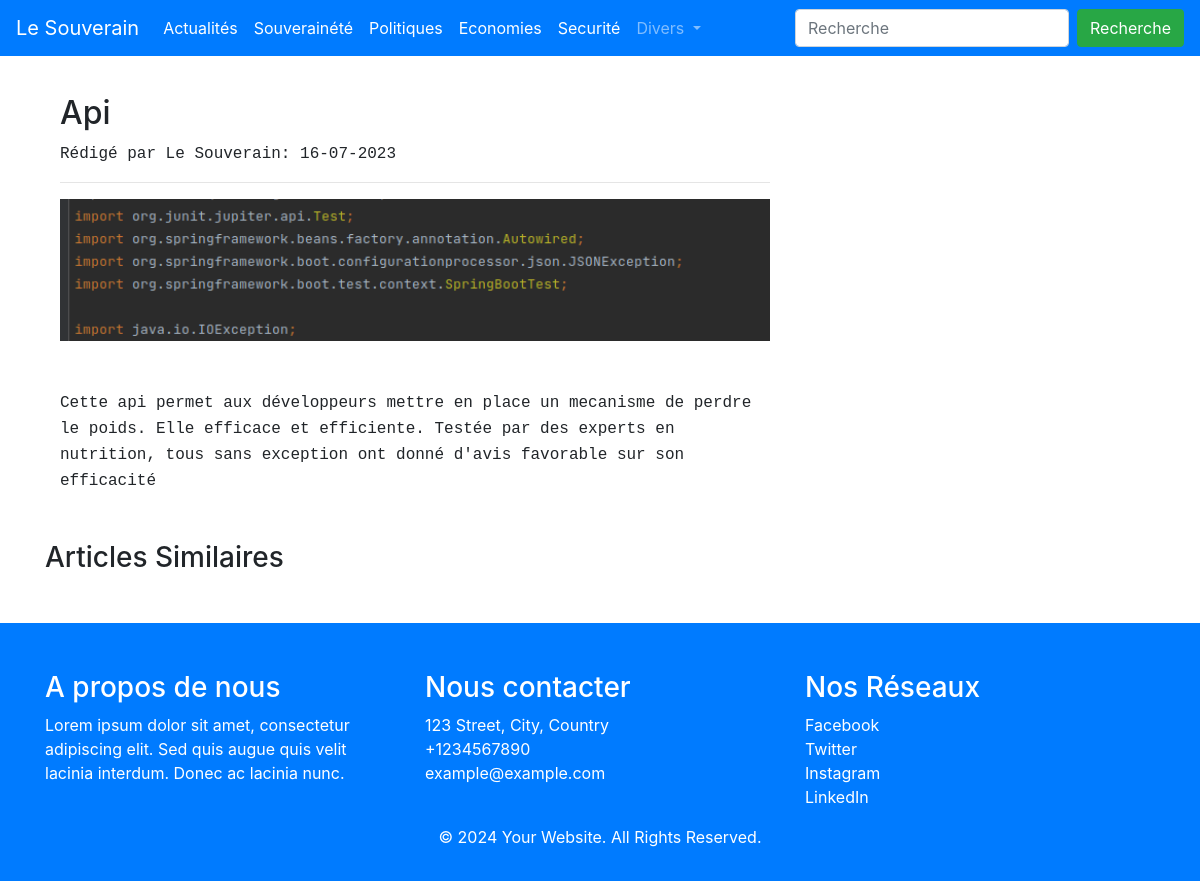
The page /article_detail/3 on the database its author committed.
### article/models.py (models this page shows, shortened)
class Article(models.Model):
    title = models.CharField(max_length=200)
    description = models.TextField()
    is_viral = models.BooleanField(default=False)
    is_viewable = models.BooleanField(default=True)
    is_about_sovereignty = models.BooleanField(default=False)
    image = models.ImageField()
    user = models.ForeignKey(User, on_delete=models.CASCADE)
    category = models.CharField(choices=categories, max_length=60, blank=True)
    date_published = models.DateTimeField(auto_now_add=True)
    date_modified = models.DateTimeField(auto_now=True)

### article/views.py (the view)
# urls.py: path('article_detail/<slug:pk>', DetailArticle.as_view(), name="detail_article"),
class DetailArticle(DetailView):
    model = Article
    template_name = "detail_article.html"
    context_object_name = "article"

### templates/detail_article.html
{% extends 'base.html' %}
{% block content %}
<div class="container mt-5">
   <div class="col-md-8">
    <h2>{{ article.title }} </h2>
        <samp> Rédigé par Le Souverain: {{ article.date_published|date:'d-m-Y'}}</samp>
    <hr>
    <img src="{{ article.image.url }}" width="100%" class="pb-5" alt="">
    <samp>{{ article.description }}</samp>
   </div>
    <h3 class="mt-5">Articles Similaires</h3>
</div>
{% endblock %}

### rows shown on the page
Article: title "Api", date_published "16-07-2023", image (picture), description "Cette api permet aux développeurs mettre en place un mecanisme de perdre le poids. Elle efficace et efficiente. Testée par des experts en nutrition, tous sans exception ont donné d'avis favorable sur son efficacité"
